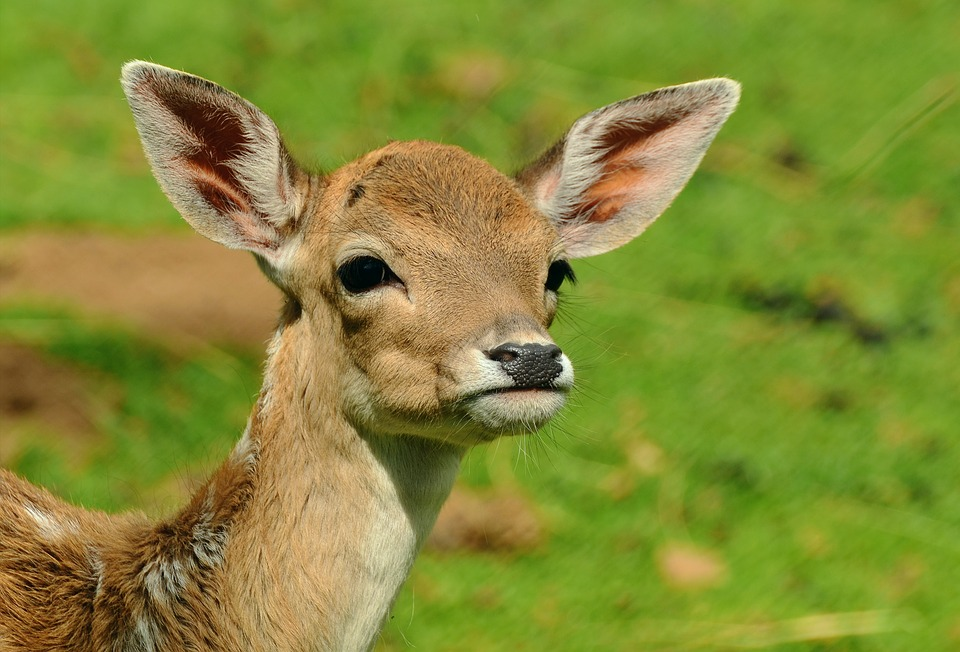
#> input picture deer.jpg, 960 x 652 px
$ python simple_thresholding.py --image deer.jpg
#> lines starting #> are read from the running program, lines starting #| are printed output that depends on the picture; after the words box and inside, x2 and y2 are one past the last pixel; in counts of white or black regions, pixels touching at a corner belong together
import numpy as np
import cv2
import argparse
ap=argparse.ArgumentParser()
ap.add_argument("-i","--image", required=True, help="Path to the image")
args=vars(ap.parse_args())
image= cv2.imread(args["image"])
#> image is the input picture: shape (652, 960, 3); mean B, G, R 53.6, 139, 132
image= cv2.cvtColor(image, cv2.COLOR_BGR2GRAY)
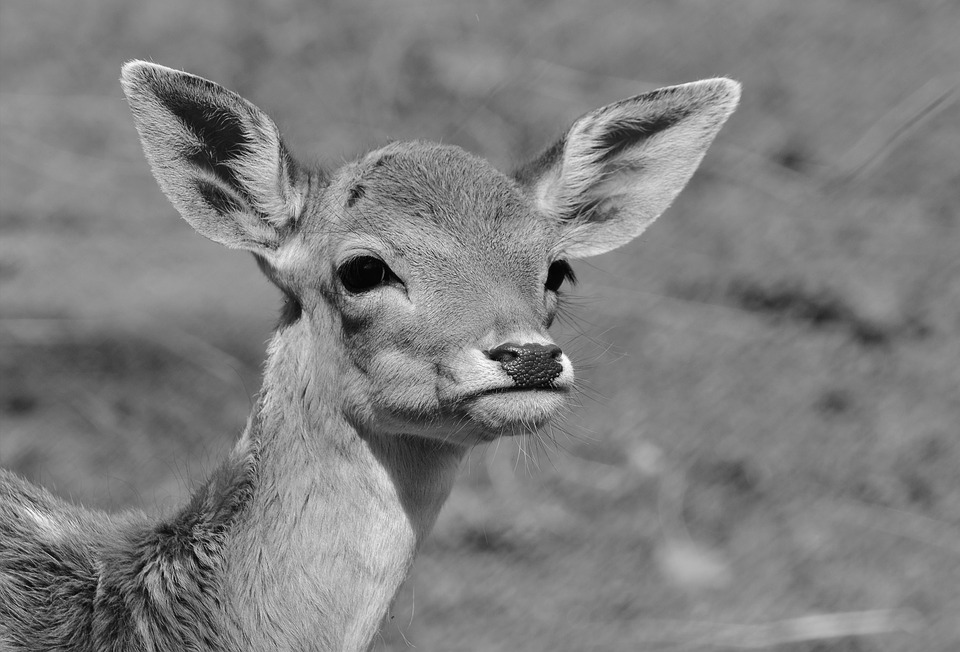
#> image: shape (652, 960); min 1, max 254, mean 127.2
blurred= cv2.GaussianBlur(image, (5,5),0)
cv2.imshow("Image",image)

(T, thresh) = cv2.threshold(blurred, 155, 255, cv2.THRESH_BINARY)
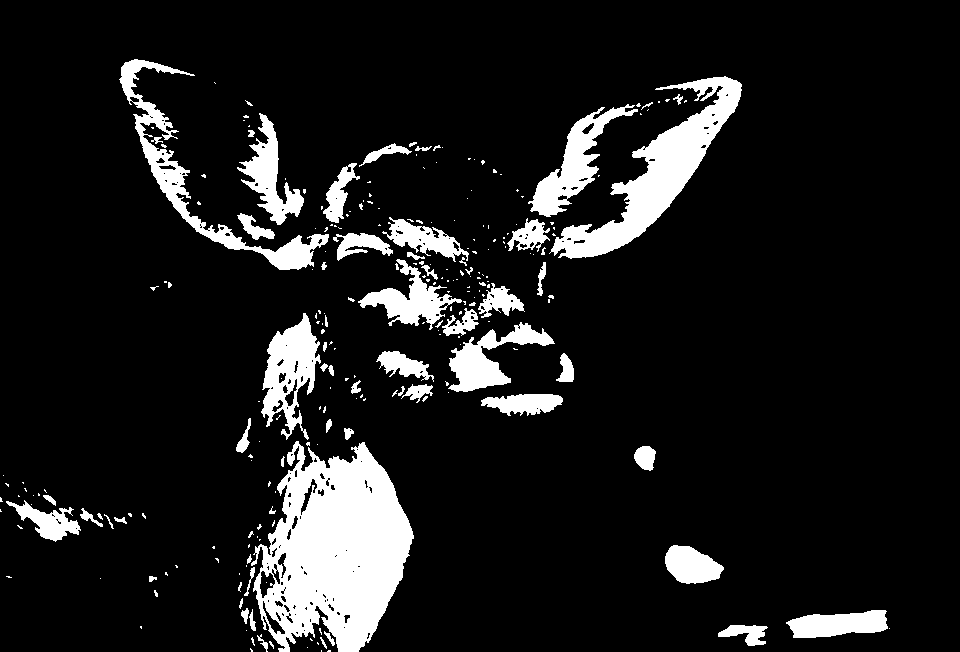
#> thresh: shape (652, 960); 11% white; 251 white regions (185 under 20 px), largest, box (x1, y1, x2, y2) and area: (251, 441, 414, 652) 21711, (549, 76, 742, 259) 9291, (119, 59, 329, 270) 5236
cv2.imshow("Threshold binary", thresh)

(T, threshInv)=cv2.threshold(blurred, 155,255, cv2.THRESH_BINARY_INV)
cv2.imshow("Threshold binary inverse", threshInv)
cv2.imshow("Coins", cv2.bitwise_and(image, image, mask= threshInv))
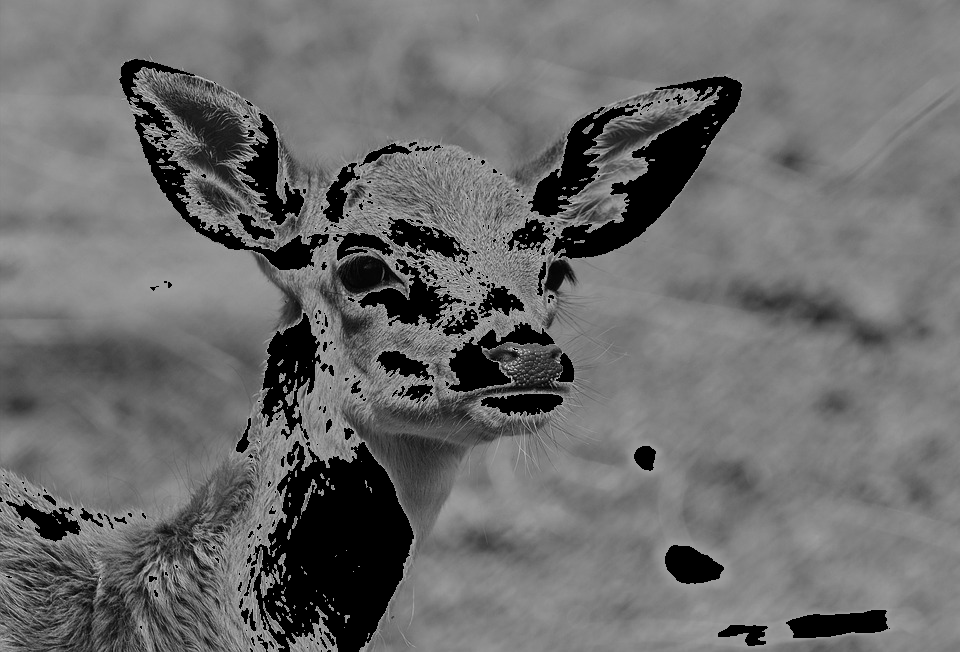
#> window 'Coins': shape (652, 960); min 0, max 250, mean 107.8
cv2.waitKey(0)
